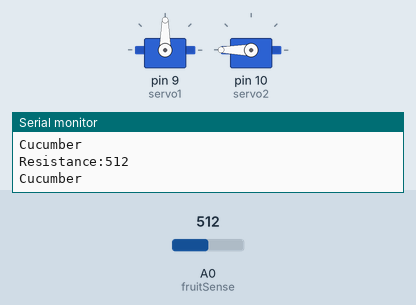
Recording of a sketch running on a simulated Arduino Uno, built with avr-gcc and run on an emulated ATmega328P. Parts: 2 × servo, the last lines printed to the serial monitor. Inputs (shaded band) come from the test bench; at power-on: A0 (fruitSense) = 512.

Above: at 3.8 s.
3.9 s: A0 (fruitSense) set to 490
At 8.4 s:
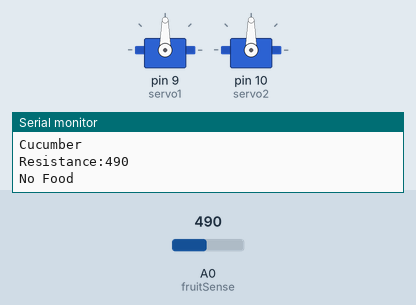
9.5 s: A0 (fruitSense) set to 649
At 12.4 s:
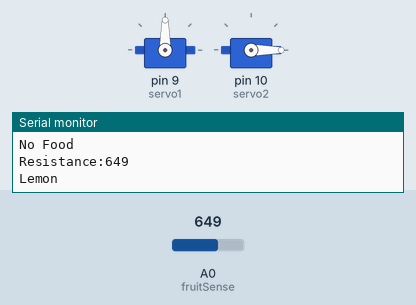
13.4 s: A0 (fruitSense) set to 709
At 15.3 s:
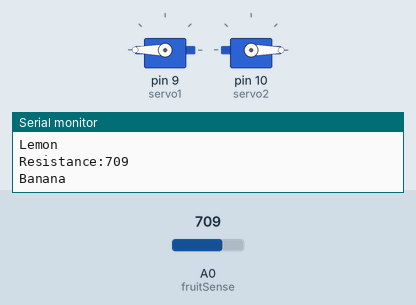
17.3 s: A0 (fruitSense) set to 763
21.3 s: A0 (fruitSense) set to 780
At 23.8 s:
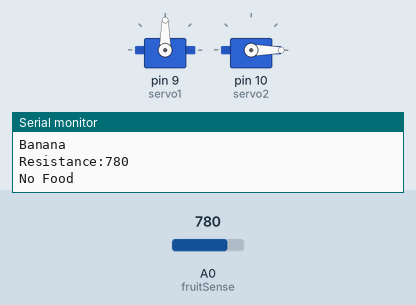
26.6 s: A0 (fruitSense) set to 689
At 28.8 s:
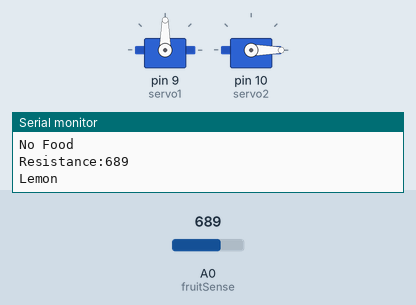
Timing chart, 0 to 30.3 s (numbered marks = the images above; inputs shaded):
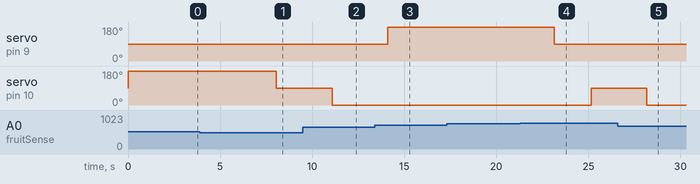

The sketch:

fruit_o_meter_v3.ino
```cpp
#include <Servo.h>

Servo servo1;
Servo servo2;
const int fruitSense = 0;
int fruitResistance, high = 0, low = 1023;

void setup(){
servo1.attach(9);
servo2.attach(10);
Serial.begin(115200);
}

void loop(){
fruitResistance = analogRead(fruitSense);
Serial.print("Resistance:");
Serial.print(fruitResistance);
Serial.print("\n");
if (fruitResistance>781 & fruitResistance<899){
Serial.print("Apple \n");
      servo1.attach(9);
      delay(15);
      servo1.write(0);
      delay(1000);
      servo1.detach();
      delay(1000);
}
else if(fruitResistance>700 & fruitResistance<780){
Serial.print("Banana \n");
      servo1.attach(9);
      delay(15);
      servo1.write(180);
      delay(1000);
      servo1.detach();
      delay(1000);
}
else if(fruitResistance>640 & fruitResistance<699){
Serial.print("Lemon \n");
      servo2.attach(10);
      delay(15);
      servo2.write(0);
      delay(1000);
      servo2.detach();
      delay(1000);
}
else if(fruitResistance>500 & fruitResistance<639){
Serial.print("Cucumber \n");
      servo2.attach(10);
      delay(15);
      servo2.write(180);
      delay(1000);
      servo2.detach();
      delay(1000);
}
else {
Serial.print("No Food \n");
      servo1.attach(9);
      delay(15);
      servo1.write(90);
      delay(1000);
      servo1.detach();
      delay(1000);

      servo2.attach(10);
      delay(15);
      servo2.write(90);
      delay(1000);
      servo2.detach();
      delay(1000);
}
delay(1000);
}
```

Measured:
- the behaviour switches between 779 and 780 on A0 (fruitSense) (found by bisection; images 3 and 4)
- after the input at 3.9 s, servo on pin 10 (servo2): 180° → 90° after 4.2 s
- after the input at 9.5 s, servo on pin 10 (servo2): 90° → 0° after 1.6 s
- after the input at 13.4 s, servo on pin 9 (servo1): 90° → 180° after 0.69 s
- after the input at 21.3 s, servo on pin 9 (servo1): 180° → 90° after 1.8 s; servo on pin 10 (servo2): 0° → 90° after 3.9 s
- after the input at 26.6 s, servo on pin 10 (servo2): 90° → 0° after 1.6 s
